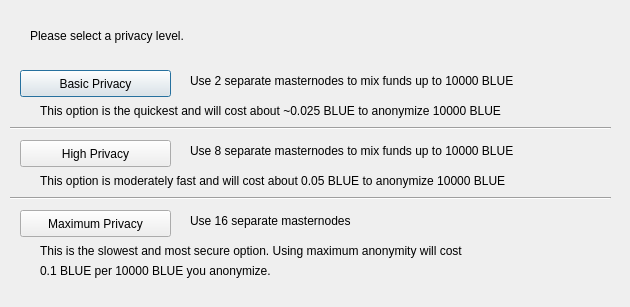
<?xml version="1.0" encoding="UTF-8"?>
<ui version="4.0">
 <class>ObfuscationConfig</class>
 <widget class="QDialog" name="ObfuscationConfig">
  <property name="geometry">
   <rect>
    <x>0</x>
    <y>0</y>
    <width>630</width>
    <height>307</height>
   </rect>
  </property>
  <property name="windowTitle">
   <string>Configure Obfuscation</string>
  </property>
  <widget class="QPushButton" name="buttonBasic">
   <property name="geometry">
    <rect>
     <x>20</x>
     <y>70</y>
     <width>151</width>
     <height>27</height>
    </rect>
   </property>
   <property name="text">
    <string>Basic Privacy</string>
   </property>
  </widget>
  <widget class="QPushButton" name="buttonHigh">
   <property name="geometry">
    <rect>
     <x>20</x>
     <y>140</y>
     <width>151</width>
     <height>27</height>
    </rect>
   </property>
   <property name="text">
    <string>High Privacy</string>
   </property>
  </widget>
  <widget class="QPushButton" name="buttonMax">
   <property name="geometry">
    <rect>
     <x>20</x>
     <y>210</y>
     <width>151</width>
     <height>27</height>
    </rect>
   </property>
   <property name="text">
    <string>Maximum Privacy</string>
   </property>
  </widget>
  <widget class="QLabel" name="label">
   <property name="geometry">
    <rect>
     <x>30</x>
     <y>20</y>
     <width>571</width>
     <height>31</height>
    </rect>
   </property>
   <property name="text">
    <string>Please select a privacy level.</string>
   </property>
  </widget>
  <widget class="QLabel" name="label_2">
   <property name="geometry">
    <rect>
     <x>190</x>
     <y>70</y>
     <width>421</width>
     <height>21</height>
    </rect>
   </property>
   <property name="text">
    <string>Use 2 separate masternodes to mix funds up to 10000 BLUE</string>
   </property>
  </widget>
  <widget class="QLabel" name="label_3">
   <property name="geometry">
    <rect>
     <x>190</x>
     <y>140</y>
     <width>411</width>
     <height>21</height>
    </rect>
   </property>
   <property name="text">
    <string>Use 8 separate masternodes to mix funds up to 10000 BLUE</string>
   </property>
  </widget>
  <widget class="QLabel" name="label_4">
   <property name="geometry">
    <rect>
     <x>190</x>
     <y>210</y>
     <width>421</width>
     <height>21</height>
    </rect>
   </property>
   <property name="text">
    <string>Use 16 separate masternodes</string>
   </property>
  </widget>
  <widget class="QLabel" name="label_6">
   <property name="geometry">
    <rect>
     <x>40</x>
     <y>100</y>
     <width>561</width>
     <height>21</height>
    </rect>
   </property>
   <property name="text">
    <string>This option is the quickest and will cost about ~0.025 BLUE to anonymize 10000 BLUE</string>
   </property>
  </widget>
  <widget class="QLabel" name="label_7">
   <property name="geometry">
    <rect>
     <x>40</x>
     <y>170</y>
     <width>561</width>
     <height>21</height>
    </rect>
   </property>
   <property name="text">
    <string>This option is moderately fast and will cost about 0.05 BLUE to anonymize 10000 BLUE</string>
   </property>
  </widget>
  <widget class="QLabel" name="label_8">
   <property name="geometry">
    <rect>
     <x>40</x>
     <y>240</y>
     <width>561</width>
     <height>21</height>
    </rect>
   </property>
   <property name="text">
    <string>This is the slowest and most secure option. Using maximum anonymity will cost</string>
   </property>
  </widget>
  <widget class="QLabel" name="label_9">
   <property name="geometry">
    <rect>
     <x>40</x>
     <y>260</y>
     <width>561</width>
     <height>21</height>
    </rect>
   </property>
   <property name="text">
    <string>0.1 BLUE per 10000 BLUE you anonymize.</string>
   </property>
  </widget>
  <widget class="Line" name="line">
   <property name="geometry">
    <rect>
     <x>10</x>
     <y>120</y>
     <width>601</width>
     <height>16</height>
    </rect>
   </property>
   <property name="orientation">
    <enum>Qt::Horizontal</enum>
   </property>
  </widget>
  <widget class="Line" name="line_2">
   <property name="geometry">
    <rect>
     <x>10</x>
     <y>190</y>
     <width>601</width>
     <height>16</height>
    </rect>
   </property>
   <property name="orientation">
    <enum>Qt::Horizontal</enum>
   </property>
  </widget>
 </widget>
 <resources/>
 <connections/>
</ui>
